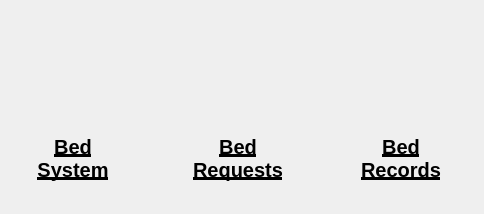
<?xml version="1.0" encoding="UTF-8"?>
<ui version="4.0">
 <class>bedsDialog</class>
 <widget class="QDialog" name="bedsDialog">
  <property name="geometry">
   <rect>
    <x>0</x>
    <y>0</y>
    <width>484</width>
    <height>214</height>
   </rect>
  </property>
  <property name="windowTitle">
   <string>Beds</string>
  </property>
  <widget class="QPushButton" name="bedRecords">
   <property name="geometry">
    <rect>
     <x>340</x>
     <y>10</y>
     <width>120</width>
     <height>120</height>
    </rect>
   </property>
   <property name="maximumSize">
    <size>
     <width>120</width>
     <height>120</height>
    </size>
   </property>
   <property name="styleSheet">
    <string notr="true">border:none;</string>
   </property>
   <property name="text">
    <string/>
   </property>
   <property name="icon">
    <iconset>
     <normaloff>../../Images/records.png</normaloff>../../Images/records.png</iconset>
   </property>
   <property name="iconSize">
    <size>
     <width>100</width>
     <height>100</height>
    </size>
   </property>
  </widget>
  <widget class="QLabel" name="bedRequestsLabel">
   <property name="geometry">
    <rect>
     <x>175</x>
     <y>120</y>
     <width>126</width>
     <height>78</height>
    </rect>
   </property>
   <property name="sizePolicy">
    <sizepolicy hsizetype="Fixed" vsizetype="Fixed">
     <horstretch>0</horstretch>
     <verstretch>0</verstretch>
    </sizepolicy>
   </property>
   <property name="text">
    <string>&lt;html&gt;&lt;head/&gt;&lt;body&gt;&lt;p align=&quot;center&quot;&gt;&lt;span style=&quot; font-size:15pt; font-weight:600; text-decoration: underline;&quot;&gt;Bed&lt;br&gt;Requests&lt;/span&gt;&lt;/p&gt;&lt;/body&gt;&lt;/html&gt;</string>
   </property>
  </widget>
  <widget class="QPushButton" name="bedRequests">
   <property name="geometry">
    <rect>
     <x>180</x>
     <y>10</y>
     <width>120</width>
     <height>120</height>
    </rect>
   </property>
   <property name="sizePolicy">
    <sizepolicy hsizetype="Fixed" vsizetype="Fixed">
     <horstretch>0</horstretch>
     <verstretch>0</verstretch>
    </sizepolicy>
   </property>
   <property name="maximumSize">
    <size>
     <width>120</width>
     <height>120</height>
    </size>
   </property>
   <property name="styleSheet">
    <string notr="true">border:none;</string>
   </property>
   <property name="text">
    <string/>
   </property>
   <property name="icon">
    <iconset>
     <normaloff>../../Images/request.png</normaloff>../../Images/request.png</iconset>
   </property>
   <property name="iconSize">
    <size>
     <width>100</width>
     <height>100</height>
    </size>
   </property>
  </widget>
  <widget class="QLabel" name="bedRecordsLabel">
   <property name="geometry">
    <rect>
     <x>345</x>
     <y>120</y>
     <width>112</width>
     <height>78</height>
    </rect>
   </property>
   <property name="sizePolicy">
    <sizepolicy hsizetype="Fixed" vsizetype="Fixed">
     <horstretch>0</horstretch>
     <verstretch>0</verstretch>
    </sizepolicy>
   </property>
   <property name="text">
    <string>&lt;html&gt;&lt;head/&gt;&lt;body&gt;&lt;p align=&quot;center&quot;&gt;&lt;span style=&quot; font-size:15pt; font-weight:600; text-decoration: underline;&quot;&gt;Bed&lt;br&gt;Records&lt;/span&gt;&lt;/p&gt;&lt;/body&gt;&lt;/html&gt;</string>
   </property>
  </widget>
  <widget class="QPushButton" name="bedSystem">
   <property name="geometry">
    <rect>
     <x>20</x>
     <y>10</y>
     <width>120</width>
     <height>120</height>
    </rect>
   </property>
   <property name="maximumSize">
    <size>
     <width>120</width>
     <height>120</height>
    </size>
   </property>
   <property name="styleSheet">
    <string notr="true">border:none;</string>
   </property>
   <property name="text">
    <string/>
   </property>
   <property name="icon">
    <iconset>
     <normaloff>../../Images/hospital_bed.png</normaloff>../../Images/hospital_bed.png</iconset>
   </property>
   <property name="iconSize">
    <size>
     <width>100</width>
     <height>100</height>
    </size>
   </property>
  </widget>
  <widget class="QLabel" name="bedSystemLabel">
   <property name="geometry">
    <rect>
     <x>10</x>
     <y>120</y>
     <width>126</width>
     <height>78</height>
    </rect>
   </property>
   <property name="sizePolicy">
    <sizepolicy hsizetype="Fixed" vsizetype="Fixed">
     <horstretch>0</horstretch>
     <verstretch>0</verstretch>
    </sizepolicy>
   </property>
   <property name="text">
    <string>&lt;html&gt;&lt;head/&gt;&lt;body&gt;&lt;p align=&quot;center&quot;&gt;&lt;span style=&quot; font-size:15pt; font-weight:600; text-decoration: underline;&quot;&gt;Bed&lt;br&gt;System&lt;/span&gt;&lt;/p&gt;&lt;/body&gt;&lt;/html&gt;</string>
   </property>
  </widget>
 </widget>
 <resources/>
 <connections/>
</ui>
